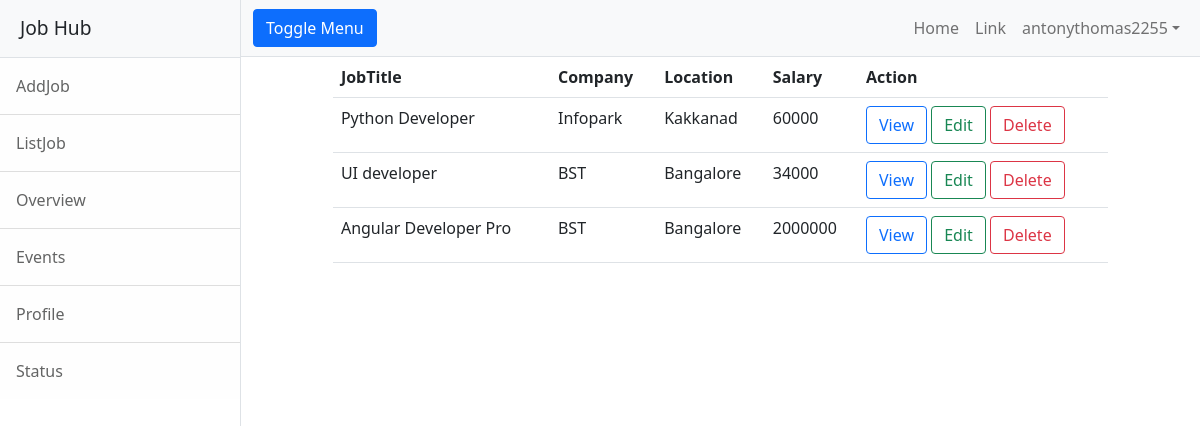
/employer/jobs/all (signed in), run on the app's committed database.
### employer/models.py (models this page shows, shortened)
class Jobs(models.Model):
    job_title_name=models.CharField(max_length=150)
    company_name=models.CharField(max_length=150)
    location=models.CharField(max_length=150)
    salary=models.PositiveIntegerField(null=True)
    experience=models.PositiveIntegerField(default=0)

### employer/views.py (the view)
# urls.py: path('jobs/all',views.ListJobView.as_view(),name="emp-alljobs"),
class ListJobView(ListView):
    model=Jobs
    context_object_name="jobs"
    template_name="emp-listjob.html"

### employer/templates/emp-listjob.html
{%extends 'base.html'%}
{%block body_block%}
<div class="row">
    <div class="col-1"></div>
    <div class="col-10">
        <table class="table">
            <tr>
                <th>JobTitle</th>
                <th>Company</th>
                <th>Location</th>
                <th>Salary</th>
                <th>Action</th>
            </tr>
            {%for job in jobs%}
            <tr>
                <td>{{job.job_title_name}}</td>
                <td>{{job.company_name}}</td>
                <td>{{job.location}}</td>
                <td>{{job.salary}}</td>
                <td>
                    <a href="{%url 'emp-jobdetail' job.id%}" class="btn btn-outline-primary">View</a>
                    <a href="{%url 'emp-editjob' job.id%}" class="btn btn-outline-success">Edit</a>
                    <a href="{%url 'emp-deletejob' job.id%}" class="btn btn-outline-danger">Delete</a>
                </td>
            </tr>
            {%endfor%}
        </table>
    </div>
    <div class="col-1"></div>
</div>
{%endblock%}

### employer/templates/base.html (shortened to what this page needs)
<!DOCTYPE html>
{%load static%}
<html lang="en">
    <head>
        <link href="{%static 'css/styles.css'%}" rel="stylesheet" />
    </head>
    <body>
        <div class="d-flex" id="wrapper">
            <div class="border-end bg-white" id="sidebar-wrapper">
                <div class="sidebar-heading border-bottom bg-light">Job Hub</div>
                <div class="list-group list-group-flush">
                    <a class="list-group-item list-group-item-action list-group-item-light p-3" href="{%url 'emp-addjob' %}">AddJob</a>
                    <a class="list-group-item list-group-item-action list-group-item-light p-3" href="{%url 'emp-alljobs' %}">ListJob</a>
                    <a class="list-group-item list-group-item-action list-group-item-light p-3" href="#!">Overview</a>
                    <a class="list-group-item list-group-item-action list-group-item-light p-3" href="#!">Events</a>
                    <a class="list-group-item list-group-item-action list-group-item-light p-3" href="#!">Profile</a>
                    <a class="list-group-item list-group-item-action list-group-item-light p-3" href="#!">Status</a>
                </div>
            </div>
            <div id="page-content-wrapper">
                <nav class="navbar navbar-expand-lg navbar-light bg-light border-bottom">
                    <div class="container-fluid">
                        <button class="btn btn-primary" id="sidebarToggle">Toggle Menu</button>
                        <div class="collapse navbar-collapse" id="navbarSupportedContent">
                            <ul class="navbar-nav ms-auto mt-2 mt-lg-0">
                                <li class="nav-item active"><a class="nav-link" href="#!">Home</a></li>
                                <li class="nav-item"><a class="nav-link" href="#!">Link</a></li>
                                <li class="nav-item dropdown">
                                    <a class="nav-link dropdown-toggle" id="navbarDropdown" href="#" role="button" data-bs-toggle="dropdown" aria-haspopup="true" aria-expanded="false">{{request.user}}</a>
                                </li>
                            </ul>
                        </div>
                    </div>
                </nav>
                <div class="container-fluid">
                    {%block body_block%}
                    {%endblock%}
                </div>
            </div>
        </div>
    </body>
</html>

### data on the page
Jobs: job_title_name "Python Developer", company_name "Infopark", location "Kakkanad", salary "60000"
Jobs: job_title_name "UI developer", company_name "BST", location "Bangalore", salary "34000"
Jobs: job_title_name "Angular Developer Pro", company_name "BST", location "Bangalore", salary "2000000"

### other printed values
{{ request.user }} "antonythomas2255"
